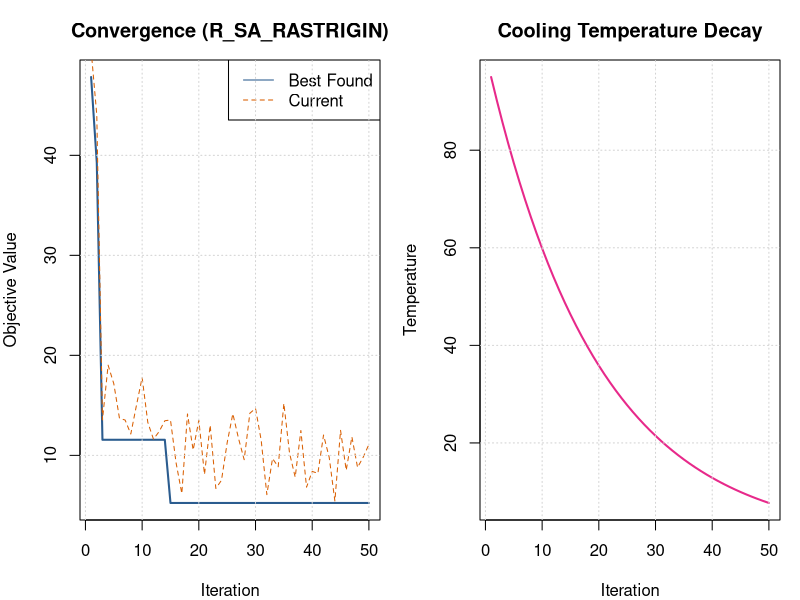

Write R code to recreate this figure.
# ==============================================================================
# Modular Metaheuristics Verification Module (R)
#
# Enforces monotonic best-found tracking, temperature cooling decay verification,
# spatial population diversity monitoring, and stagnation index auditing.
# ==============================================================================

calculate_spatial_diversity_r <- function(population) {
  centroid <- colMeans(population)
  dispersion <- mean(abs(sweep(population, 2, centroid, "-")))
  return(dispersion)
}

run_simulated_annealing_r <- function(obj_func, init_state, temp_init = 100, cooling = 0.95, iters = 300) {
  res <- optim(
    par = init_state,
    fn = obj_func,
    method = "SANN",
    control = list(maxit = iters, temp = temp_init, tmax = 10)
  )

  banner <- strrep("=", 65)
  cat(sprintf("\n%s\nSIMULATED ANNEALING CONVERGENCE PROFILE (R)\n%s\n", banner, banner))
  cat(sprintf("Optimal Objective Value: %.4f\n", res$value))
  cat(sprintf("Function Evaluations    : %d\n", res$counts["function"]))
  cat(sprintf("Convergence Code        : %d\n", res$convergence))
  cat(banner, "\n\n")

  return(res)
}

save_metaheuristic_dashboard_r <- function(history_df, output_directory = "output", filename_prefix = "r_metaheuristic") {
  dir.create(output_directory, showWarnings = FALSE, recursive = TRUE)
  plot_path <- file.path(output_directory, sprintf("%s_diagnostics_dashboard.png", filename_prefix))

  png(filename = plot_path, width = 900, height = 450, res = 100)
  par(mfrow = c(1, 2), mar = c(4, 4, 3, 1))

  # Panel 1: Convergence
  plot(history_df$iteration, history_df$best_fitness, type = "l", col = "#2b5c8f", lwd = 2,
       xlab = "Iteration", ylab = "Objective Value", main = sprintf("Convergence (%s)", toupper(filename_prefix)))
  lines(history_df$iteration, history_df$current_fitness, col = "#d95f02", lty = 2)
  legend("topright", legend = c("Best Found", "Current"), col = c("#2b5c8f", "#d95f02"), lty = 1:2)
  grid()

  # Panel 2: Diversity or Temperature
  if ("diversity" %in% names(history_df)) {
    plot(history_df$iteration, history_df$diversity, type = "l", col = "#7570b3", lwd = 2,
         xlab = "Iteration", ylab = "Spatial Dispersion", main = "Population Diversity Decay")
  } else if ("temperature" %in% names(history_df)) {
    plot(history_df$iteration, history_df$temperature, type = "l", col = "#e7298a", lwd = 2,
         xlab = "Iteration", ylab = "Temperature", main = "Cooling Temperature Decay")
  }
  grid()
  dev.off()

  cat(sprintf("[Visual Saved] Artifact written to: %s\n", normalizePath(plot_path, winslash = "/")))
  invisible(plot_path)
}

# ------------------------------------------------------------------------------
# Self-Test Demonstration (R)
# ------------------------------------------------------------------------------
if (!interactive()) {
  cat("Initiating Modular Metaheuristics Verification Self-Test (R)...\n")

  # Rastrigin Function in R
  rastrigin_r <- function(x) {
    10 * length(x) + sum(x^2 - 10 * cos(2 * pi * x))
  }

  set.seed(42)
  init_x <- runif(5, -4, 4)
  sa_res <- run_simulated_annealing_r(rastrigin_r, init_x, temp_init = 100, cooling = 0.95, iters = 200)

  # Generate synthetic trajectory history for visualization
  sim_iters <- 50
  best_trace <- cummin(runif(sim_iters, 5, 50))
  hist_data <- data.frame(
    iteration = 1:sim_iters,
    best_fitness = best_trace,
    current_fitness = best_trace + runif(sim_iters, 0, 10),
    temperature = 100 * (0.95^(1:sim_iters))
  )

  save_metaheuristic_dashboard_r(hist_data, output_directory = "output", filename_prefix = "r_sa_rastrigin")
  cat("R metaheuristics self-test complete.\n")
}
